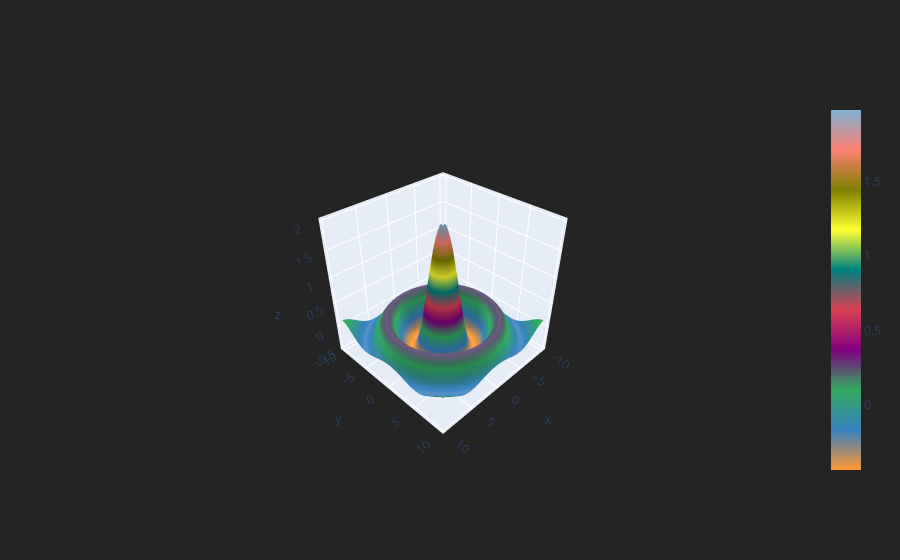

The code cell stored with this chart in its notebook:
### Code cell
cf.datagen.sinwave(10,.25).iplot(kind='surface')

### Figure 1 — Plotly figure (JSON) as saved in the notebook; plotly's stock layout.template omitted (floating-point values rounded to 4 significant figures; data arrays with more than 128 entries replaced by an {"elided": "..."} marker saying what was removed)
{"data": [{"colorscale": [[0, "rgb(255, 153, 51)"], [0.1111, "rgb(55, 128, 191)"], [0.2222, "rgb(50, 171, 96)"], [0.3333, "rgb(128, 0, 128)"], [0.4444, "rgb(219, 64, 82)"], [0.5556, "rgb(0, 128, 128)"], [0.6667, "rgb(255, 255, 51)"], [0.7778, "rgb(128, 128, 0)"], [0.8889, "rgb(251, 128, 114)"], [1, "rgb(128, 177, 211)"]], "type": "surface", "x": [-10, -9.75, -9.5, -9.25, -9, -8.75, -8.5, -8.25, -8, -7.75, -7.5, -7.25, -7, -6.75, -6.5, -6.25, -6, -5.75, -5.5, -5.25, -5, -4.75, -4.5, -4.25, -4, -3.75, -3.5, -3.25, -3, -2.75, -2.5, -2.25, -2, -1.75, -1.5, -1.25, -1, -0.75, -0.5, -0.25, 0, 0.25, 0.5, 0.75, 1, 1.25, 1.5, 1.75, 2, 2.25, 2.5, 2.75, 3, 3.25, 3.5, 3.75, 4, 4.25, 4.5, 4.75, 5, 5.25, 5.5, 5.75, 6, 6.25, 6.5, 6.75, 7, 7.25, 7.5, 7.75, 8, 8.25, 8.5, 8.75, 9, 9.25, 9.5, 9.75], "y": [-10, -9.75, -9.5, -9.25, -9, -8.75, -8.5, -8.25, -8, -7.75, -7.5, -7.25, -7, -6.75, -6.5, -6.25, -6, -5.75, -5.5, -5.25, -5, -4.75, -4.5, -4.25, -4, -3.75, -3.5, -3.25, -3, -2.75, -2.5, -2.25, -2, -1.75, -1.5, -1.25, -1, -0.75, -0.5, -0.25, 0, 0.25, 0.5, 0.75, 1, 1.25, 1.5, 1.75, 2, 2.25, 2.5, 2.75, 3, 3.25, 3.5, 3.75, 4, 4.25, 4.5, 4.75, 5, 5.25, 5.5, 5.75, 6, 6.25, 6.5, 6.75, 7, 7.25, 7.5, 7.75, 8, 8.25, 8.5, 8.75, 9, 9.25, 9.5, 9.75], "z": {"elided": "80x80 float values"}}], "layout": {"autosize": true, "legend": {"bgcolor": "#242424", "font": {"color": "#F4F4F4"}}, "paper_bgcolor": "#242424", "plot_bgcolor": "#242424", "scene": {"aspectmode": "auto", "aspectratio": {"x": 1, "y": 1, "z": 1}, "camera": {"center": {"x": 0, "y": 0, "z": 0}, "eye": {"x": 1.668, "y": 1.668, "z": 1.668}, "projection": {"type": "perspective"}, "up": {"x": 0, "y": 0, "z": 1}}}, "title": {"font": {"color": "#F4F4F4"}}, "xaxis": {"gridcolor": "#343434", "showgrid": true, "tickfont": {"color": "#A4A4A4"}, "title": {"font": {"color": "#A4A4A4"}, "text": ""}, "zerolinecolor": "#444444"}, "yaxis": {"gridcolor": "#343434", "showgrid": true, "tickfont": {"color": "#A4A4A4"}, "title": {"font": {"color": "#A4A4A4"}, "text": ""}, "zerolinecolor": "#444444"}}}
